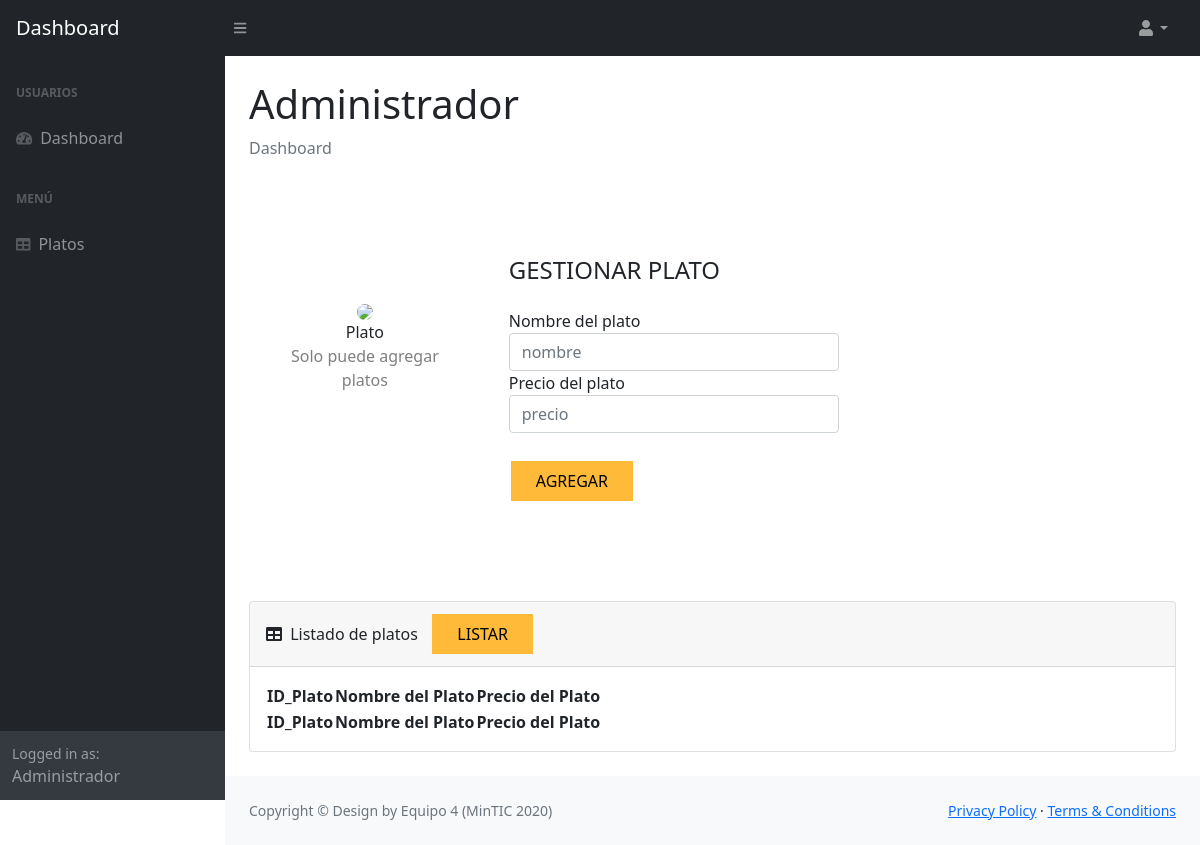
Before: /platos/list/admin (signed in) with the older database file.
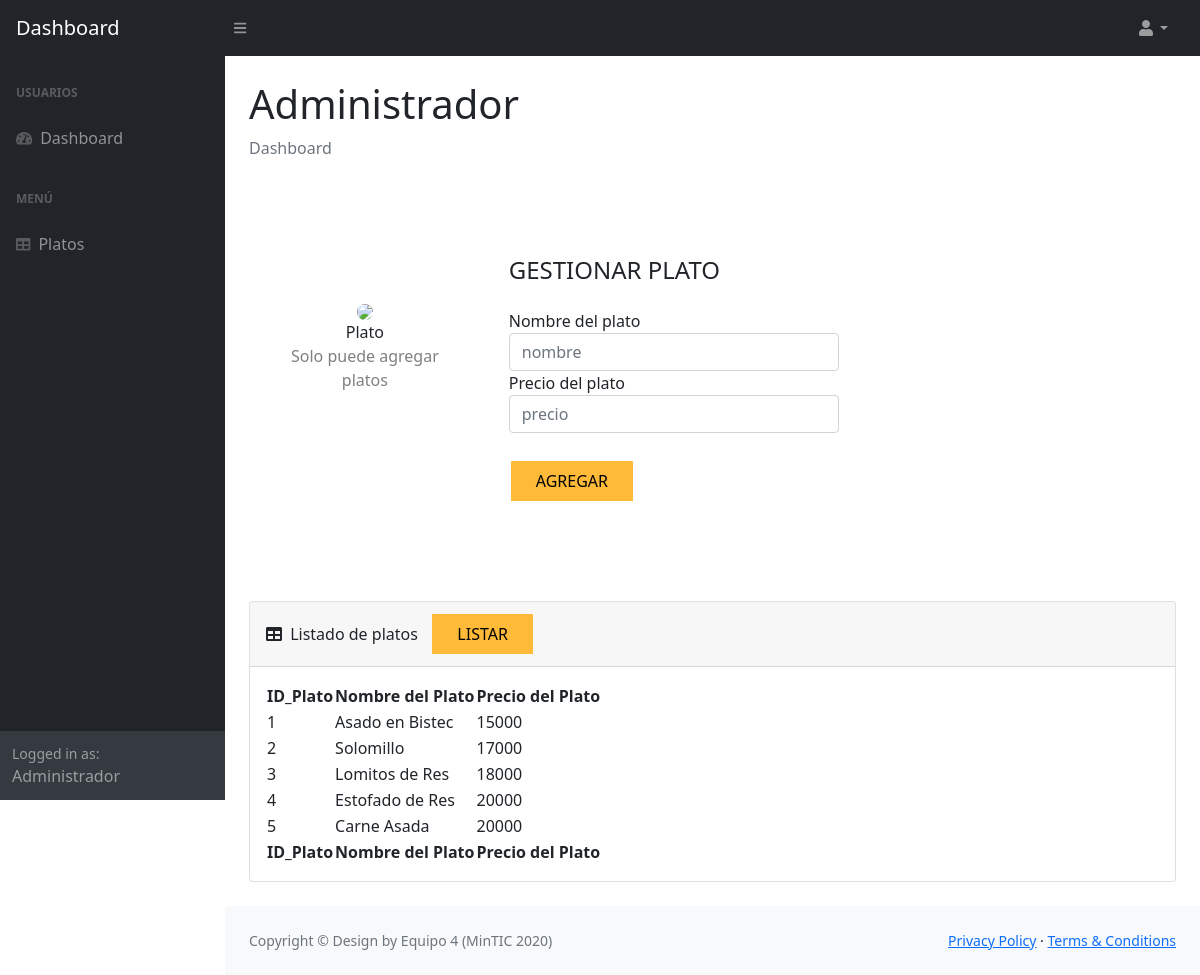
After: the same page with the newer database file.
### tables this page shows
CREATE TABLE plato (id_plato INTEGER PRIMARY KEY AUTOINCREMENT UNIQUE NOT NULL, nombre_plato TEXT, precio_plato INTEGER);

### app.py (the view)
@app.route("/platos/list/admin", methods=["GET","POST"])
def platos_list_admin():
    if "username" in session:
        try:
            with sqlite3.connect("restaurant.db") as con:
                con.row_factory = sqlite3.Row #convierte la respuesta de la BD en un diccionario
                cur = con.cursor()
                cur.execute("SELECT * FROM plato")
                row = cur.fetchall()
                return render_template("amenu.html", row = row)
        except Error:
            print(Error)
            return "No Existen Platos"
    else:
        flash ("Acción no permitida")
        return render_template("error.html")

### templates/amenu.html (shortened to what the changed rows need)
<!DOCTYPE html>
<html lang="en">
    <head>
        <link href="https://cdn.jsdelivr.net/npm/simple-datatables@latest/dist/style.css" rel="stylesheet" />
        <link rel="stylesheet" href="{{ url_for('static', filename='css/styless.css') }}" type="text/css">
    </head>
    <body class="sb-nav-fixed">
        <div id="layoutSidenav">
            <div id="layoutSidenav_content">
                <main>
                    <div class="container-fluid px-4">
                        <h1 class="mt-4">Administrador</h1>
                        <div class="card mb-4">
                            <div class="card-body">
                                <table id="datatablesSimple">
                                    <thead>
                                        <tr>
                                            <th>ID_Plato</th>
                                            <th>Nombre del Plato</th>
                                            <th>Precio del Plato</th>
                                        </tr>
                                    </thead>
                                    <tfoot>
                                        <tr>
                                            <th>ID_Plato</th>
                                            <th>Nombre del Plato</th>
                                            <th>Precio del Plato</th>
                                        </tr>
                                    </tfoot>
                                    <tbody>
                                        {% for r in row %}
                                        <tr>
                                            <td>{{ r ["id_plato"] }} </td>
                                            <td>{{ r ["nombre_plato"] }} </td>
                                            <td>{{ r ["precio_plato"] }} </td>
                                        </tr>
                                        {% endfor %}
                                    </tbody>
                                </table>
                            </div>
                        </div>
                    </div>
                </main>
            </div>
        </div>
    </body>
</html>

Changed rows visible on the page:
added plato: id_plato "1", nombre_plato "Asado en Bistec", precio_plato "15000"
added plato: id_plato "2", nombre_plato "Solomillo", precio_plato "17000"
added plato: id_plato "3", nombre_plato "Lomitos de Res", precio_plato "18000"
added plato: id_plato "4", nombre_plato "Estofado de Res", precio_plato "20000"
added plato: id_plato "5", nombre_plato "Carne Asada", precio_plato "20000"
